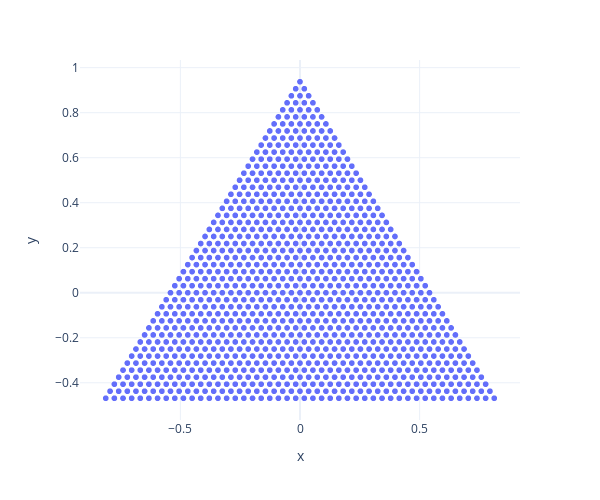

Notebook code for this chart:
### Markdown cell above
As you can immediately notice, all points are now 2D vectors and now we can plot the same grid as before, but using typical scatter plot functionality:

### Code cell
grid5_projected_df = pd.DataFrame(grid5_projected, columns=['x','y'])
px.scatter(grid5_projected_df, x='x', y='y', width=600, height=500, template='plotly_white')

### Figure 1 — Plotly figure (JSON) as saved in the notebook; plotly's stock layout.template omitted (floating-point values rounded to 4 significant figures; data arrays with more than 128 entries replaced by an {"elided": "..."} marker saying what was removed)
{"data": [{"hovertemplate": "x=%{x}<br>y=%{y}<extra></extra>", "legendgroup": "", "marker": {"color": "#636efa", "symbol": "circle"}, "mode": "markers", "name": "", "showlegend": false, "type": "scattergl", "x": {"elided": "1081 float values"}, "xaxis": "x", "y": {"elided": "1081 float values"}, "yaxis": "y"}], "layout": {"height": 500, "legend": {"tracegroupgap": 0}, "margin": {"t": 60}, "width": 600, "xaxis": {"anchor": "y", "domain": [0, 1], "title": {"text": "x"}}, "yaxis": {"anchor": "x", "domain": [0, 1], "title": {"text": "y"}}}}
